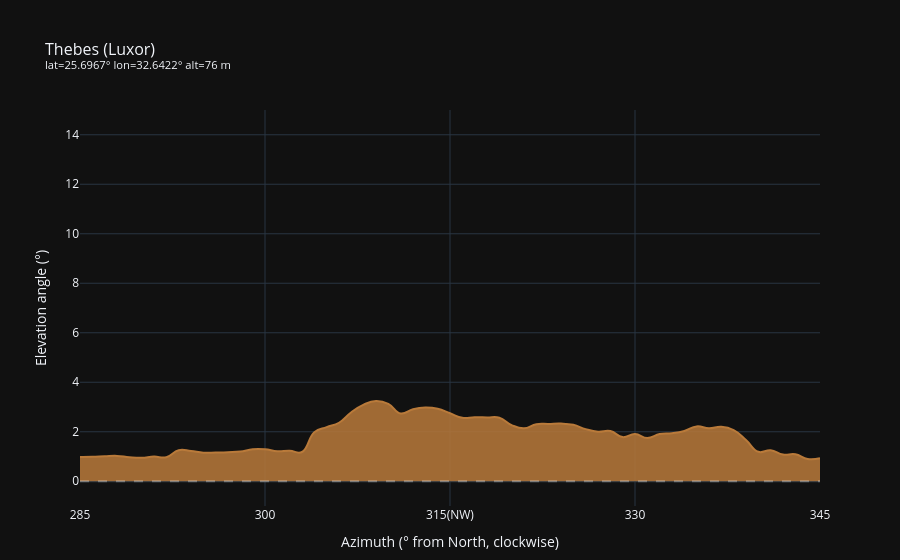

Notebook source saved alongside this figure:
### Code cell
fig = thebes.horizon.plot_horizon(az_center=315, az_delta=30, elev_view=15)
